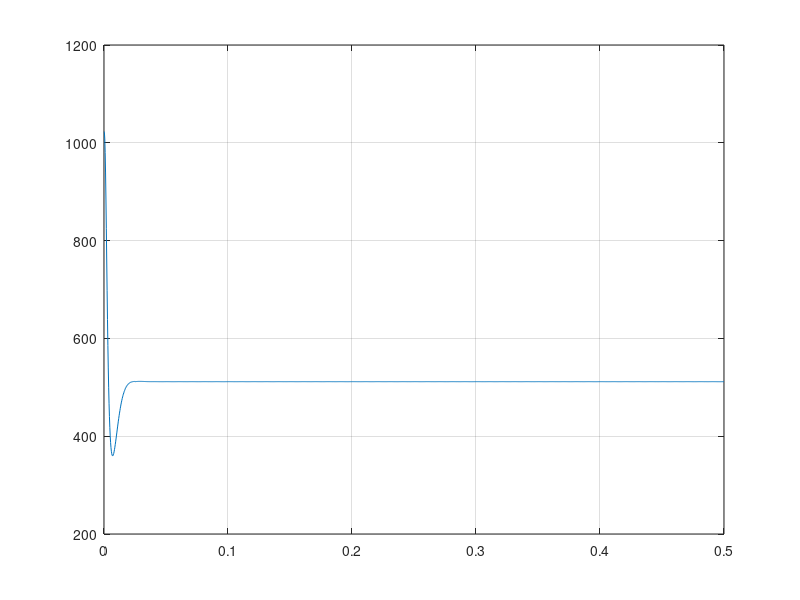

Write the MATLAB code that produced this figure.
% To test SRF PLL

clc;
clear all;
close all;

kp = -1.526099;
ki = -265.691088;

% If Ts_act < Ts    --->    Surely stable
% If Ts_act >> Ts   --->    Surely unstable
% If Ts_act > Ts    --->    Maybe stable
Ts = 0.3125e-3;         % Designed
Ts_act = 0.3125e-3;   % Actual

Ki = Ts*ki*0.5;
wff = 314.15926;

thetatemp = 0;	
theta = 0;		
vdtemp = 0;		
delwtemp = 0;
wtemp = wff;
% theta_junk = rand*pi;
theta_junk = 0;
    
t = 0;
i = 1;
Theta = zeros(1,1);
Vd = zeros(1,1);
Vq = zeros(1,1);
time = zeros(1,1);

while t <= 0.5  % 15 cycles
    va = 230*sqrt(2)*sin(100*pi*t+theta_junk);
    vb = 230*sqrt(2)*sin(100*pi*t-2*pi/3+theta_junk);
    vc = 230*sqrt(2)*sin(100*pi*t+2*pi/3+theta_junk);

    vbeta = 0.6667*va - 0.333*(vb+vc);
    valpha = 0.5773*(vc-vb);

    vq = cos(theta)*vbeta - sin(theta)*valpha;
    vd = sin(theta)*vbeta + cos(theta)*valpha;

    delw = (kp+Ki)*vd + (Ki-kp)*vdtemp + delwtemp;

    w = delw + wff;
    theta = 0.5*Ts*(w + wtemp) + thetatemp;
   
    if theta >= 6.283
        theta = 0;
    end

    vdtemp = vd;
    thetatemp = theta;
    delwtemp = delw;
    wtemp = w;    

    Theta(i) = theta;
    Vd(i) = vd;
    Vq(i) = vq;
    time(i) = t;
    
    i = i+1;
    t = t+Ts_act;
end



newVd = (Vd+325.2691)*1.57254399;
newVq = (Vq+325.2691)*1.57254399;
newTheta = Theta*162.8155;

plot(time,newVd);
grid on;

% plot(time,newVq);
% grid on;

% plot(time,newTheta);
% grid on;